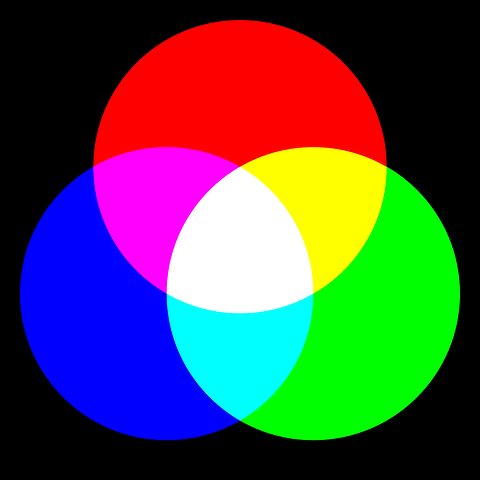
#> input picture CV BASICS/CVfiles/RGB.jpeg, 480 x 480 px, found by its file name
$ python CVBasicsImage.py
#> lines starting #> are read from the running program, lines starting #| are printed output that depends on the picture
import cv2 as cv2
import numpy as np

path="CV BASICS/CVfiles/RGB.jpeg"
img2=cv2.resize(cv2.imread(path,-1),(302,342))
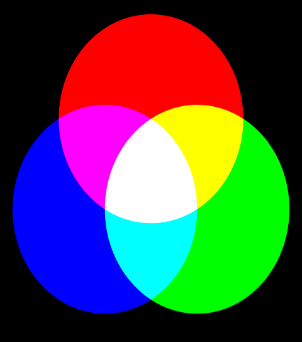
#> img2: shape (342, 302, 3); mean B, G, R 74.7, 74.7, 74.8
img0=cv2.resize(cv2.imread(path,0),(302,342))
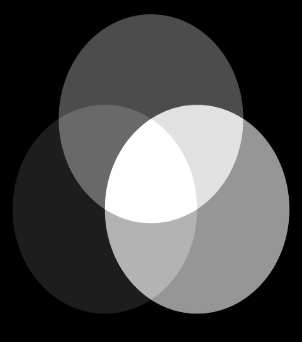
#> img0: shape (342, 302); min 0, max 255, mean 74.8
img1=cv2.resize(cv2.imread(path,1),(302,342))

cv2.imshow("Gray scale",img0)
cv2.imshow("Colored",img1)


# cv2.imshow("Unchanged",img2)
print(img2.shape)
#| (342, 302, 3)
img=cv2.cvtColor(img1,cv2.COLOR_BGR2HSV)
#> img: shape (342, 302, 3); mean H, S, V 37.9, 140.1, 153.3
hsvimg=cv2.imread("CV BASICS/CVfiles/HSV.jpeg")
cv2.imshow("HSV scale",hsvimg)

#> (the run stopped early here; a loop or call above may not have finished)
